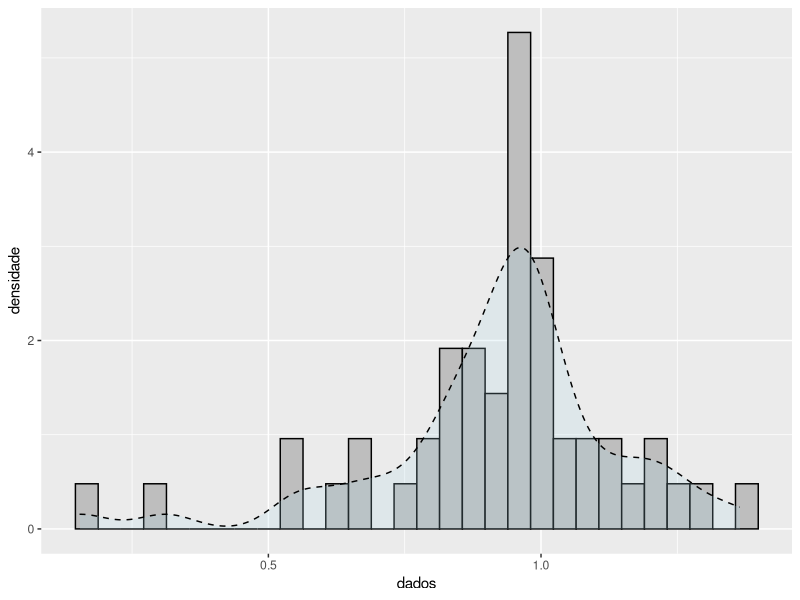

Generate this figure with R:
## ---- chunk 1
rm(list=ls(all=TRUE))
set.seed(22)

dados = readr::read_table("Dados_Weibull.txt", col_names = FALSE)

library(ggplot2)

ggplot(dados, aes(x=X1)) + 
  geom_histogram(aes(y=..density..), bins = 30, color="black", fill="grey")+
  geom_density(alpha=.2, linetype = 2, fill="light blue") +
  labs(x="dados", y = "densidade")

newton.raphson.w = function(x.dados, alpha.0=10, precisao = 1e-7, n=100){
  
  #primeira e segunda derivada da log-verossimilhança com relação a alpha
  dlogLikW = function(y){(length(x.dados)/y) + sum(log(x.dados)) - sum(log(x.dados)*(x.dados^y))}
  ddlogLikW = function(z){-(length(x.dados)/z^2) - sum((log(x.dados)^2)*(x.dados^z))}
  
  for (i in 1:n) {
    #equação de recorrência de newton-raphson
    alpha.1 = alpha.0 - dlogLikW(alpha.0)/ddlogLikW(alpha.0)
    
    #verificar se convergiu
    if(abs(alpha.1 - alpha.0) < precisao){
      res = list(alpha.1,i)
      names(res) = c("alpha.estimado","n.iter")
      return(res)
    }
    
    #nova iteração
    alpha.0 = alpha.1
  }
  print("com o número de iterações não houve convergência")
}

newton.raphson.w(dados)

#simulação
n = c(10,30,100,1000)

estimativas = array(NA, dim=c(1, length(n)))

for (i in 1:length(n)){
  #a parametrização da distribuição weibull da função 'rweibull'
  #é igual a utilizada neste trabalho.
  dat =  rweibull(n[i], shape=5, scale=1)
  estimativas[,i] = newton.raphson.w(dat,2)$alpha.estimado
}

estimativas
